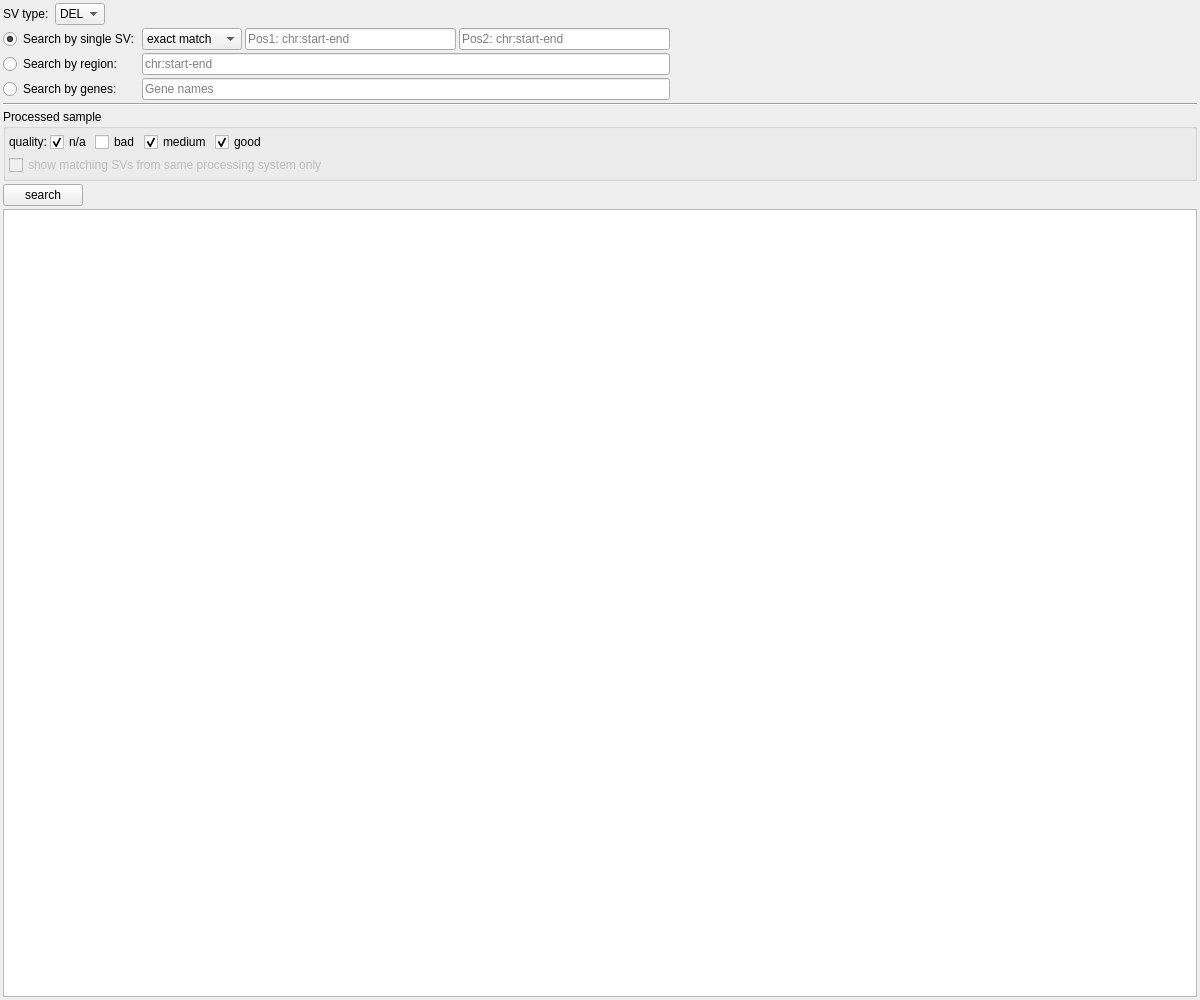
<?xml version="1.0" encoding="UTF-8"?>
<ui version="4.0">
 <class>SvSearchWidget</class>
 <widget class="QWidget" name="SvSearchWidget">
  <property name="geometry">
   <rect>
    <x>0</x>
    <y>0</y>
    <width>1200</width>
    <height>1000</height>
   </rect>
  </property>
  <property name="minimumSize">
   <size>
    <width>1200</width>
    <height>1000</height>
   </size>
  </property>
  <property name="windowTitle">
   <string>Form</string>
  </property>
  <layout class="QVBoxLayout" name="verticalLayout_2" stretch="0,0,0,0,0,0">
   <property name="spacing">
    <number>3</number>
   </property>
   <property name="leftMargin">
    <number>3</number>
   </property>
   <property name="topMargin">
    <number>3</number>
   </property>
   <property name="rightMargin">
    <number>3</number>
   </property>
   <property name="bottomMargin">
    <number>3</number>
   </property>
   <item>
    <layout class="QHBoxLayout" name="horizontalLayout_6">
     <property name="spacing">
      <number>3</number>
     </property>
     <item>
      <widget class="QLabel" name="label_5">
       <property name="text">
        <string>SV type: </string>
       </property>
      </widget>
     </item>
     <item>
      <widget class="QComboBox" name="svType">
       <property name="maximumSize">
        <size>
         <width>50</width>
         <height>16777215</height>
        </size>
       </property>
       <item>
        <property name="text">
         <string>DEL</string>
        </property>
       </item>
       <item>
        <property name="text">
         <string>DUP</string>
        </property>
       </item>
       <item>
        <property name="text">
         <string>INS</string>
        </property>
       </item>
       <item>
        <property name="text">
         <string>INV</string>
        </property>
       </item>
       <item>
        <property name="text">
         <string>BND</string>
        </property>
       </item>
      </widget>
     </item>
     <item>
      <spacer name="horizontalSpacer_6">
       <property name="orientation">
        <enum>Qt::Horizontal</enum>
       </property>
       <property name="sizeHint" stdset="0">
        <size>
         <width>40</width>
         <height>20</height>
        </size>
       </property>
      </spacer>
     </item>
    </layout>
   </item>
   <item>
    <layout class="QGridLayout" name="gridLayout">
     <item row="2" column="3">
      <layout class="QHBoxLayout" name="horizontalLayout_4">
       <property name="spacing">
        <number>3</number>
       </property>
       <item>
        <spacer name="horizontalSpacer">
         <property name="orientation">
          <enum>Qt::Horizontal</enum>
         </property>
         <property name="sizeType">
          <enum>QSizePolicy::MinimumExpanding</enum>
         </property>
         <property name="sizeHint" stdset="0">
          <size>
           <width>30</width>
           <height>10</height>
          </size>
         </property>
        </spacer>
       </item>
      </layout>
     </item>
     <item row="0" column="3">
      <layout class="QHBoxLayout" name="horizontalLayout_7"/>
     </item>
     <item row="1" column="2">
      <layout class="QHBoxLayout" name="hl_single_sv">
       <property name="spacing">
        <number>3</number>
       </property>
       <item>
        <widget class="QComboBox" name="operation">
         <property name="minimumSize">
          <size>
           <width>100</width>
           <height>0</height>
          </size>
         </property>
         <item>
          <property name="text">
           <string>exact match</string>
          </property>
         </item>
         <item>
          <property name="text">
           <string>overlaps</string>
          </property>
         </item>
        </widget>
       </item>
       <item>
        <widget class="QLineEdit" name="coordinates1">
         <property name="minimumSize">
          <size>
           <width>200</width>
           <height>0</height>
          </size>
         </property>
         <property name="maximumSize">
          <size>
           <width>300</width>
           <height>16777215</height>
          </size>
         </property>
         <property name="placeholderText">
          <string>Pos1: chr:start-end</string>
         </property>
        </widget>
       </item>
       <item>
        <widget class="QLineEdit" name="coordinates2">
         <property name="minimumSize">
          <size>
           <width>200</width>
           <height>0</height>
          </size>
         </property>
         <property name="placeholderText">
          <string>Pos2: chr:start-end</string>
         </property>
        </widget>
       </item>
      </layout>
     </item>
     <item row="2" column="2">
      <widget class="QLineEdit" name="le_region">
       <property name="placeholderText">
        <string>chr:start-end</string>
       </property>
      </widget>
     </item>
     <item row="3" column="2">
      <widget class="QLineEdit" name="le_genes">
       <property name="placeholderText">
        <string>Gene names</string>
       </property>
      </widget>
     </item>
     <item row="3" column="0">
      <widget class="QRadioButton" name="rb_genes">
       <property name="text">
        <string>Search by genes: </string>
       </property>
      </widget>
     </item>
     <item row="1" column="0">
      <widget class="QRadioButton" name="rb_single_sv">
       <property name="text">
        <string>Search by single SV:</string>
       </property>
       <property name="checked">
        <bool>true</bool>
       </property>
      </widget>
     </item>
     <item row="2" column="0">
      <widget class="QRadioButton" name="rb_region">
       <property name="text">
        <string>Search by region: </string>
       </property>
      </widget>
     </item>
     <item row="3" column="3">
      <layout class="QHBoxLayout" name="horizontalLayout_5">
       <property name="spacing">
        <number>3</number>
       </property>
      </layout>
     </item>
    </layout>
   </item>
   <item>
    <widget class="Line" name="line">
     <property name="orientation">
      <enum>Qt::Horizontal</enum>
     </property>
    </widget>
   </item>
   <item>
    <widget class="QGroupBox" name="groupBox_3">
     <property name="title">
      <string>Processed sample</string>
     </property>
     <property name="flat">
      <bool>true</bool>
     </property>
     <layout class="QVBoxLayout" name="verticalLayout">
      <property name="spacing">
       <number>3</number>
      </property>
      <property name="leftMargin">
       <number>3</number>
      </property>
      <property name="topMargin">
       <number>3</number>
      </property>
      <property name="rightMargin">
       <number>3</number>
      </property>
      <property name="bottomMargin">
       <number>3</number>
      </property>
      <item>
       <layout class="QHBoxLayout" name="horizontalLayout_3">
        <property name="spacing">
         <number>3</number>
        </property>
        <item>
         <widget class="QLabel" name="label_3">
          <property name="text">
           <string>quality:</string>
          </property>
         </widget>
        </item>
        <item>
         <widget class="QCheckBox" name="q_ps_na">
          <property name="text">
           <string>n/a</string>
          </property>
          <property name="checked">
           <bool>true</bool>
          </property>
         </widget>
        </item>
        <item>
         <widget class="QCheckBox" name="q_ps_bad">
          <property name="text">
           <string>bad</string>
          </property>
         </widget>
        </item>
        <item>
         <widget class="QCheckBox" name="q_ps_medium">
          <property name="text">
           <string>medium</string>
          </property>
          <property name="checked">
           <bool>true</bool>
          </property>
         </widget>
        </item>
        <item>
         <widget class="QCheckBox" name="q_ps_good">
          <property name="text">
           <string>good</string>
          </property>
          <property name="checked">
           <bool>true</bool>
          </property>
         </widget>
        </item>
        <item>
         <spacer name="horizontalSpacer_4">
          <property name="orientation">
           <enum>Qt::Horizontal</enum>
          </property>
          <property name="sizeHint" stdset="0">
           <size>
            <width>40</width>
            <height>20</height>
           </size>
          </property>
         </spacer>
        </item>
       </layout>
      </item>
      <item>
       <widget class="QCheckBox" name="same_processing_system_only">
        <property name="enabled">
         <bool>false</bool>
        </property>
        <property name="text">
         <string>show matching SVs from same processing system only</string>
        </property>
        <property name="checked">
         <bool>false</bool>
        </property>
       </widget>
      </item>
     </layout>
    </widget>
   </item>
   <item>
    <layout class="QHBoxLayout" name="horizontalLayout">
     <property name="spacing">
      <number>3</number>
     </property>
     <item>
      <widget class="QPushButton" name="search_btn">
       <property name="text">
        <string>search</string>
       </property>
      </widget>
     </item>
     <item>
      <widget class="QLabel" name="message">
       <property name="text">
        <string/>
       </property>
      </widget>
     </item>
     <item>
      <spacer name="horizontalSpacer_2">
       <property name="orientation">
        <enum>Qt::Horizontal</enum>
       </property>
       <property name="sizeHint" stdset="0">
        <size>
         <width>40</width>
         <height>10</height>
        </size>
       </property>
      </spacer>
     </item>
    </layout>
   </item>
   <item>
    <widget class="DBTableWidget" name="table"/>
   </item>
  </layout>
 </widget>
 <customwidgets>
  <customwidget>
   <class>DBTableWidget</class>
   <extends>QTableWidget</extends>
   <header>DBTableWidget.h</header>
  </customwidget>
 </customwidgets>
 <resources/>
 <connections/>
</ui>
